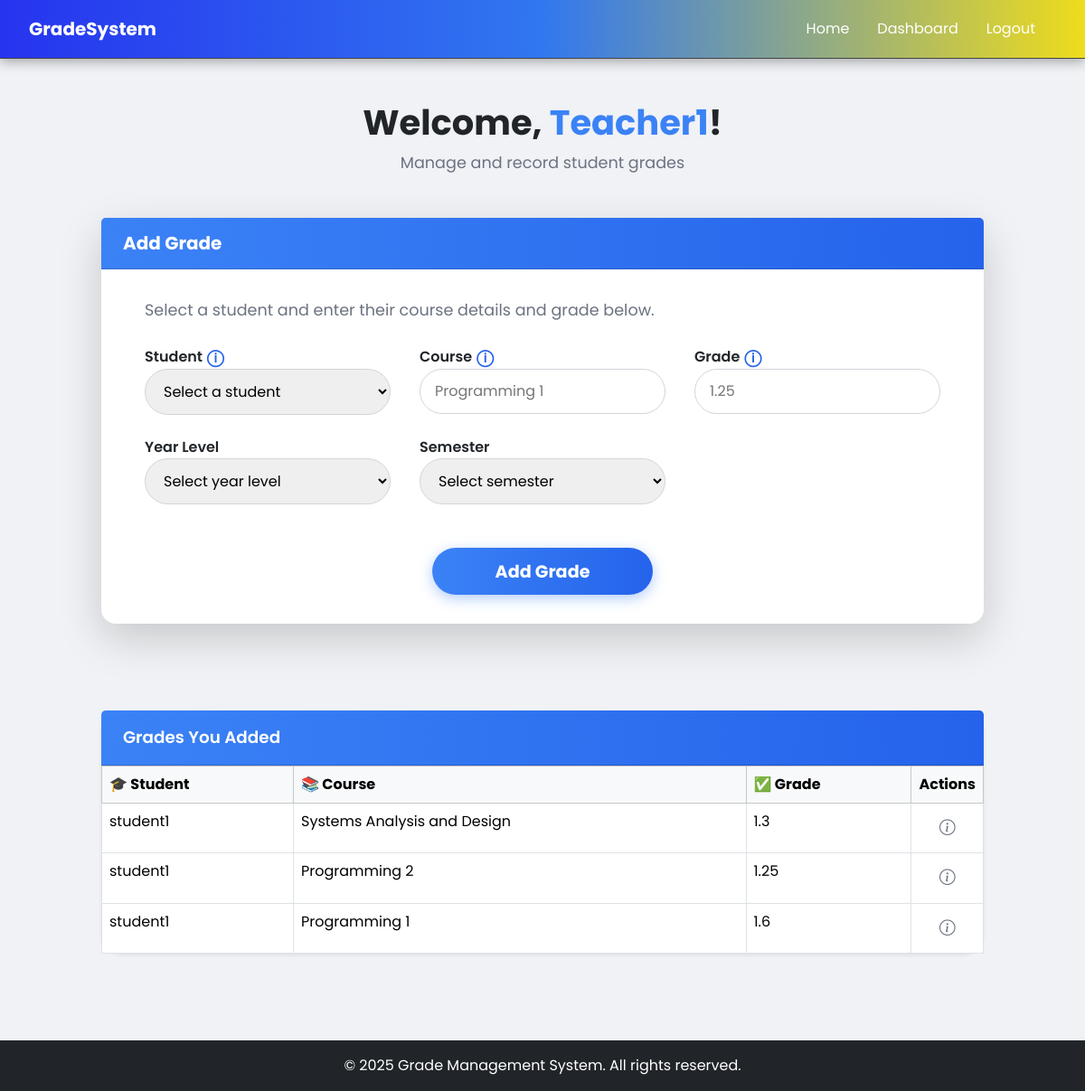
The page /teacher/dashboard/ (signed in) on the database as committed earlier.
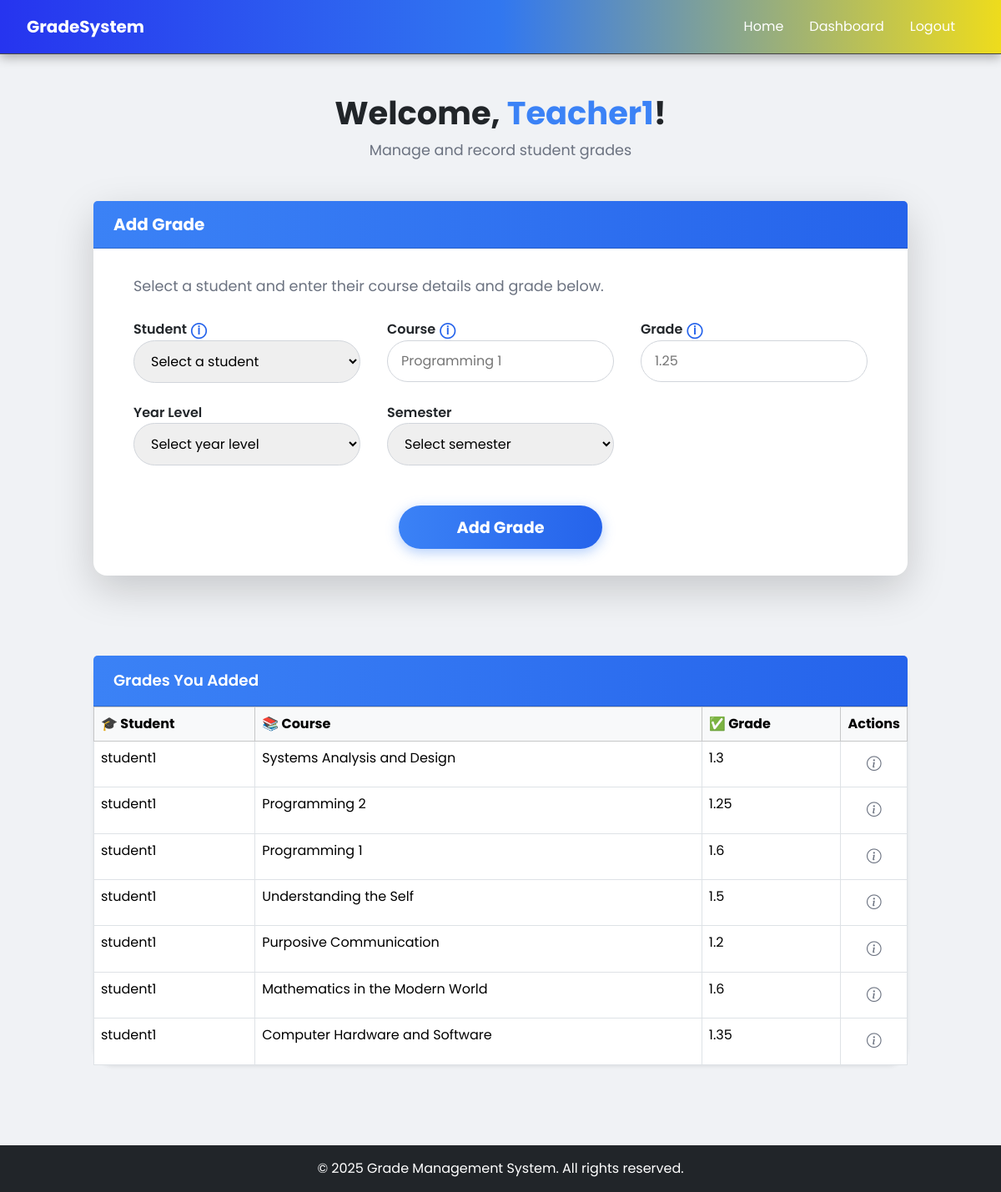
The same page on the database as committed later.
### core/models.py (models this page shows, shortened)
class Grade(models.Model):
    student = models.ForeignKey(Student, on_delete=models.CASCADE)
    course = models.CharField(max_length=255)
    grade = models.CharField(max_length=5)
    year_level = models.CharField(
        max_length=10,
        choices=[
            ('1st Year', '1st Year'),
            ('2nd Year', '2nd Year'),
            ('3rd Year', '3rd Year'),
            ('4th Year', '4th Year'),
        ]
    )
    semester = models.CharField(
        max_length=10,
        choices=[
            ('1st Sem', '1st Sem'),
            ('2nd Sem', '2nd Sem'),
        ]
    )
    teacher = models.ForeignKey(Teacher, on_delete=models.SET_NULL, null=True)

class Student(models.Model):
    user = models.OneToOneField(User, on_delete=models.CASCADE)
    grade_level = models.CharField(max_length=50)

### core/views.py (the view)
# urls.py: path('teacher/dashboard/', views.teacher_dashboard, name='teacher_dashboard'),
@login_required
def teacher_dashboard(request):
    if hasattr(request.user, 'teacher'):
        teacher = request.user.teacher
        students = Student.objects.all()
        grades = Grade.objects.filter(teacher=teacher)
        return render(request, 'teacher_dashboard.html', {'students': students, 'grades': grades})
    return redirect('login')

### core/templates/teacher_dashboard.html (shortened to what this page needs)
{% extends 'core/base.html' %}
{% block content %}
<div class="container container-max">
    <div class="text-center mb-5">
        <h2 class="welcome-title">
            Welcome, <span style="color:#3b82f6; text-transform: capitalize;">{{ request.user.username }}</span>!
        </h2>
        <p class="welcome-subtext">Manage and record student grades</p>
    </div>
    <div class="card shadow-lg rounded-4 border-0 card-custom">
        <div class="card-header card-custom-header">
            <h5 class="mb-0 fw-bold">Add Grade</h5>
        </div>
        <div class="card-body card-body-custom">
            <p class="welcome-subtext mb-4">
                Select a student and enter their course details and grade below.
            </p>
            <form method="POST" action="{% url 'add_grade' %}" novalidate>
                <div class="form-grid">
                    <div>
                        <label for="student_id" class="label-info">
                            Student
                            <span class="info-icon" tabindex="0" aria-label="Select the student to assign the grade">&#9432;</span>
                        </label>
                        <select name="student_id" id="student_id" required class="select-style input-focus">
                            <option value="" disabled selected>Select a student</option>
                        </select>
                    </div>
                    <div>
                        <label for="course" class="label-info">
                            Course
                            <span class="info-icon" tabindex="0" aria-label="Enter course name like Programming 1">&#9432;</span>
                        </label>
                        <input type="text" name="course" id="course" placeholder="Programming 1" required
                            class="input-style input-focus">
                    </div>
                    <div>
                        <label for="grade" class="label-info">
                            Grade
                            <span class="info-icon" tabindex="0" aria-label="Enter student's grade, e.g., 1.25">&#9432;</span>
                        </label>
                        <input type="number" name="grade" id="grade" placeholder="1.25" step="0.01" min="1" max="5" required
                            class="input-style input-focus">
                    </div>
                    <div>
                        <label for="year_level" class="label-info">Year Level</label>
                        <select name="year_level" id="year_level" required class="select-style input-focus">
                            <option value="" disabled selected>Select year level</option>
                        </select>
                    </div>
                    <div>
                        <label for="semester" class="label-info">Semester</label>
                        <select name="semester" id="semester" required class="select-style input-focus">
                            <option value="" disabled selected>Select semester</option>
                        </select>
                    </div>
                </div>
                <div class="mt-5 d-flex justify-content-center">
                    <button type="submit" class="btn-gradient">
                         Add Grade
                    </button>
                </div>
            </form>
        </div>
    </div>
</div>
<div class="container container-max">
    <div class="card shadow-sm card-custom">
        <div class="card-header card-custom-header bg-dark-blue text-white">Grades You Added</div>
        <div class="card-body p-0">
            <table class="table table-bordered table-hover mb-0">
                <thead class="table-light">
                    <tr>
                        <th>🎓 Student</th>
                        <th>📚 Course</th>
                        <th>✅ Grade</th>
                        <th class="text-center" style="width: 70px;">Actions</th>
                    </tr>
                </thead>
                <tbody>
                    {% for grade in grades %}
                    <tr>
                        <td>{{ grade.student.user.username }}</td>
                        <td>{{ grade.course }}</td>
                        <td>{{ grade.grade }}</td>
                        <td class="text-center">
                            <button type="button" class="btn-icon"
                                id="popover-btn-{{ grade.id }}"
                                data-bs-html="true"
                                data-bs-trigger="focus"
                                title="Actions">
                                <i class="bi bi-info-circle"></i>
                            </button>
                        </td>
                    </tr>
                    {% empty %}
                    <tr>
                        <td colspan="4" class="text-center text-muted">No grades added yet.</td>
                    </tr>
                    {% endfor %}
                </tbody>
            </table>
        </div>
    </div>
</div>
{% endblock %}

### core/templates/core/base.html (shortened to what this page needs)
{% load static %}
{% load tz %}
<!DOCTYPE html>
<html lang="en">
<head>
    <link href="https://cdn.jsdelivr.net/npm/bootstrap@5.3.3/dist/css/bootstrap.min.css" rel="stylesheet">
    <link href="https://cdn.jsdelivr.net/npm/bootstrap-icons@1.10.5/font/bootstrap-icons.css" rel="stylesheet">
    <link rel="stylesheet" href="{% static 'core/styles.css' %}">
    <link rel="stylesheet" href="{% static 'core/dashboard.css' %}">
</head>
<body class="d-flex flex-column min-vh-100">
    {% include 'navbar.html' %}
<main class="flex-grow-1">
    {% block content %}{% endblock %}
</main>
<footer class="bg-dark text-white text-center py-3 mt-5">
    <div class="container">
        <p class="mb-0">&copy; {% now "Y" %} Grade Management System. All rights reserved.</p>
    </div>
</footer>
</body>
</html>

### core/templates/navbar.html (shortened to what this page needs)
<nav class="navbar navbar-expand-lg custom-navbar bg-dark">
    <div class="container-fluid">
        <a class="navbar-brand text-white fw-bold" href="{% url 'home' %}">GradeSystem</a>
        <div class="collapse navbar-collapse justify-content-end" id="navbarContent">
            <ul class="navbar-nav mb-2 mb-lg-0">
                <li class="nav-item">
                    <a class="nav-link text-white" href="{% url 'home' %}">Home</a>
                </li>
                    {% if user.is_authenticated %}
                    {% if user.is_superuser %}
                        <li class="nav-item">
                            <a class="nav-link text-white" href="{% url 'admin:index' %}">Dashboard</a>
                        </li>
                    {% elif user.teacher %}
                        <li class="nav-item">
                            <a class="nav-link text-white" href="{% url 'teacher_dashboard' %}">Dashboard</a>
                        </li>
                    {% elif user.student %}
                        <li class="nav-item">
                            <a class="nav-link text-white" href="{% url 'student_dashboard' %}">Dashboard</a>
                        </li>
                    {% endif %}
                    <li class="nav-item">
                        <a class="nav-link text-white" href="{% url 'logout' %}">Logout</a>
                    </li>
                {% else %}
                    <li class="nav-item">
                        <a class="nav-link text-white" href="{% url 'login' %}">Login</a>
                    </li>
                {% endif %}
            </ul>
        </div>
    </div>
</nav>

### core/static/core/styles.css (style rules this page uses)
.custom-navbar { background: linear-gradient(90deg, #2634ef, #3177f0, #eedc1c); box-shadow: 0 4px 12px rgba(0, 0, 0, 0.3); padding: 12px 20px; border-bottom: 1px solid #444; }
.custom-navbar .nav-link { margin-right: 15px; transition: color 0.3s ease, background-color 0.3s ease; border-radius: 5px; padding: 8px 12px; }
body, html { background-color: #f0f2f5; font-family: 'Poppins', sans-serif; }
.card { border-radius: 16px; }

### core/static/core/dashboard.css (style rules this page uses)
.container-max { max-width: 1000px; padding-top: 3rem; padding-bottom: 3rem; }
.welcome-title { font-weight: 700; font-size: 2.4rem; }
.welcome-subtext { color: #6b7280; font-size: 1.1rem; }
.card-custom { background: #f9fafb; }
.card-custom-header { background: linear-gradient(90deg, #3b82f6, #2563eb); border-radius: .75rem .75rem 0 0; color: white; font-weight: 700; }
.card-body-custom { padding: 2rem 3rem; }
.form-grid { display: grid; grid-template-columns: repeat(auto-fit, minmax(240px, 1fr)); gap: 1.5rem 2rem; }
.label-info { font-weight: 600; display: flex; align-items: center; gap: .3rem; }
.info-icon { font-size: 1.15rem; color: #2563eb; cursor: help; }
.input-style, .select-style { width: 100%; padding: 12px 16px; border-radius: 50px; border: 1.5px solid #d1d5db; font-size: 1rem; transition: border-color 0.3s ease; }
.btn-gradient { background: linear-gradient(90deg, #3b82f6, #2563eb); border: none; border-radius: 50px; padding: 10px 70px; font-size: 1.2rem; font-weight: 700; color: white; box-shadow: 0 4px 15px rgba(59, 130, 246, 0.4); cursor: pointer; transition: all 0.3s ease; }
.card-custom { border-radius: 1.5rem; border: none; background-color: #ffffff; }
.card-custom-header { background-color: #3b82f6; color: white; padding: 1rem 1.5rem; font-weight: 600; font-size: 1.15rem; border-radius: 1.5rem 1.5rem 0 0; }
.btn-icon { border: none; background-color: transparent; color: #6b7280; font-size: 1.1rem; padding: 6px 10px; border-radius: 6px; transition: background 0.2s ease; }

Rows that differ between the two databases and show on the page:
added Grade: student.user.username "student1", course "Understanding the Self", grade "1.5"
added Grade: student.user.username "student1", course "Purposive Communication", grade "1.2"
added Grade: student.user.username "student1", course "Mathematics in the Modern World", grade "1.6"
added Grade: student.user.username "student1", course "Computer Hardware and Software", grade "1.35"
